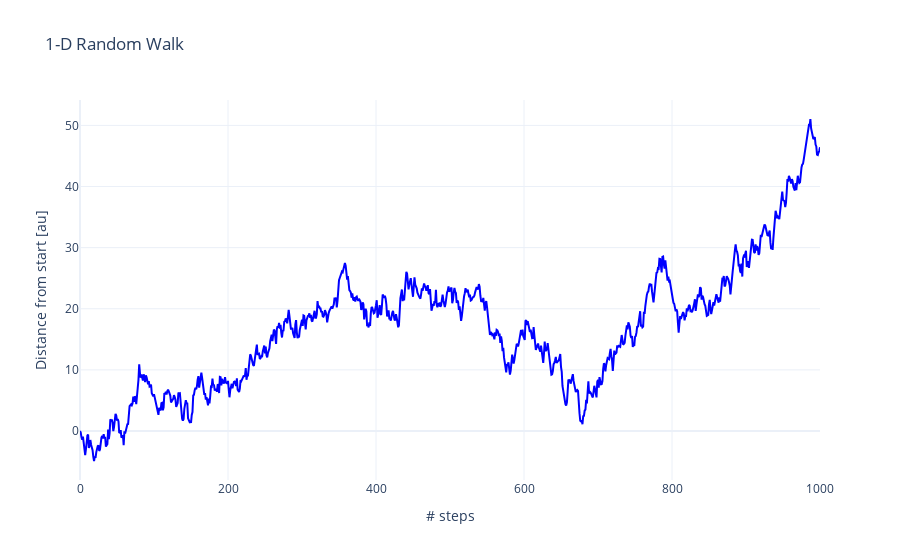

The cell this chart's notebook holds for it:
### Code cell
# Example 1: Single symmetric random walk (unbiased, mu=0)
print("=== Example 1: Single Symmetric Random Walk ===")
x_final, trajectory = random_walk(mu=0, sigma=1, num_steps=1000, plot_flag=True)
print(f"Final position: {x_final:.3f}")
print(f"Expected final position (theory): 0")
print(f"RMS displacement (theory): {np.sqrt(2 * 1**2 / 2 * 1000):.3f}")
print(f"Actual RMS displacement: {np.std(trajectory):.3f}")

### Figure 1 — Plotly figure (JSON) as saved in the notebook; plotly's stock layout.template omitted (floating-point values rounded to 4 significant figures; data arrays with more than 128 entries replaced by an {"elided": "..."} marker saying what was removed)
{"data": [{"line": {"color": "blue", "width": 2}, "mode": "lines", "name": "Position", "type": "scatter", "x": {"elided": "1001 int values"}, "y": {"elided": "1001 float values"}}], "layout": {"hovermode": "x unified", "title": {"text": "1-D Random Walk"}, "xaxis": {"title": {"text": "# steps"}}, "yaxis": {"title": {"text": "Distance from start [au]"}}}}
